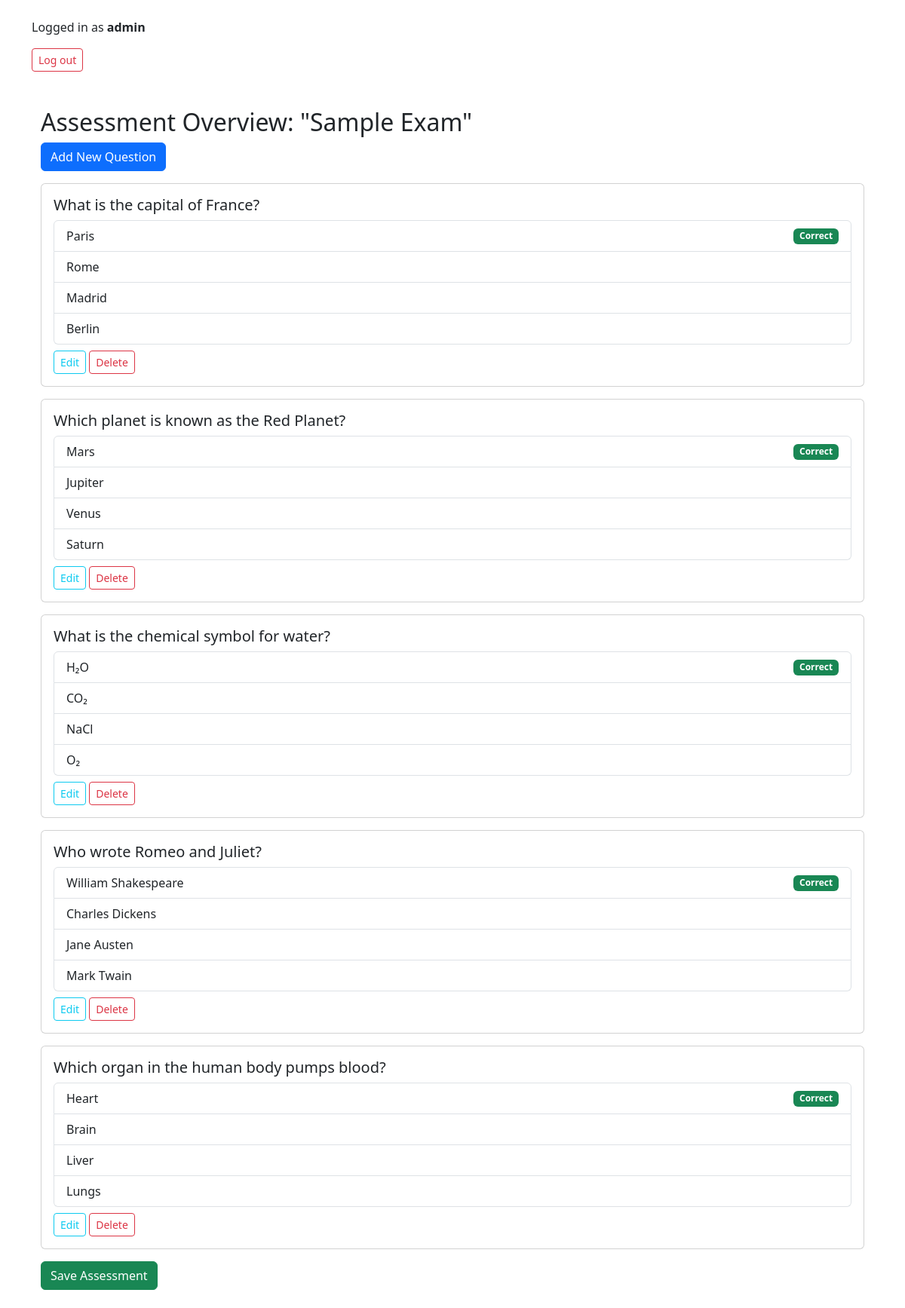
Page /assessments/1/overview/ (signed in) on the committed database.
### users/models.py (models this page shows, shortened)
class CustomUser(AbstractUser):
    is_manager = models.BooleanField(default=False)
    is_employee = models.BooleanField(default=True)

### assessments/models.py (models this page shows, shortened)
class Assessment(models.Model):
    title = models.CharField(max_length=255)
    description = models.TextField(blank=True)
    created_by = models.ForeignKey(settings.AUTH_USER_MODEL, on_delete=models.CASCADE, related_name='created_assessments')
    created_at = models.DateTimeField(auto_now_add=True)
    duration_minutes = models.PositiveIntegerField(default=15)
    passing_score = models.PositiveIntegerField(default=80, help_text="Minimum score (in %) required to pass this assessment.")
    allow_retake = models.BooleanField(default=False, help_text="Allow employees to retake this assessment.")
    max_retakes = models.PositiveIntegerField(
        null=True, blank=True,
        help_text="Maximum number of retakes allowed (leave blank for unlimited)."
    )
    time_limit = models.PositiveIntegerField(
        null=True, blank=True,
        help_text="Time limit in minutes (optional). Leave blank for no time limit.",
        validators=[MinValueValidator(1)]
    )

class Question(models.Model):
    assessment = models.ForeignKey(Assessment, related_name='questions', on_delete=models.CASCADE)
    text = models.CharField(max_length=500)

class Answer(models.Model):
    question = models.ForeignKey(Question, related_name='answers', on_delete=models.CASCADE)
    text = models.CharField(max_length=255)
    is_correct = models.BooleanField(default=False)

### assessments/views.py (the view)
# urls.py: path('<int:assessment_id>/overview/', views.assessment_overview, name='assessment_overview'),
@login_required
@manager_required
def assessment_overview(request, assessment_id):
    assessment = get_object_or_404(Assessment, id=assessment_id)
    questions = assessment.questions.prefetch_related('answers').all()
    if request.method == 'POST':
        return redirect('assessments:assessment_dashboard')
    return render(request, 'assessments/assessment_overview.html', {
        'assessment': assessment,
        'questions': questions,
    })

### assessments/views.py (called while the page is built)
def is_manager_or_admin(user):
    return user.is_superuser or user.groups.filter(name='Manager').exists()

def manager_required(view_func):
    @wraps(view_func)
    def wrapped_view(request, *args, **kwargs):
        if not is_manager_or_admin(request.user):
            return render(request, "access_denied.html", status=403)
        return view_func(request, *args, **kwargs)
    return login_required(wrapped_view)

### assessments/templates/assessments/assessment_overview.html (shortened to what this page needs)
{% extends "base.html" %}
{% block content %}
<div class="container mt-5">
    <h2>Assessment Overview: "{{ assessment.title }}"</h2>
    <a href="{% url 'assessments:add_question' assessment.id questions|length|add:1 %}" class="btn btn-primary mb-3">Add New Question</a>
    {% if questions %}
        {% for question in questions %}
            <div class="card mb-3">
                <div class="card-body">
                    <h5 class="card-title">{{ question.text }}</h5>
                    <ul class="list-group mb-2">
                        {% for answer in question.answers.all %}
                            <li class="list-group-item d-flex justify-content-between align-items-center">
                                {{ answer.text }}
                                {% if answer.is_correct %}
                                    <span class="badge bg-success">Correct</span>
                                {% endif %}
                            </li>
                        {% endfor %}
                    </ul>
                    <a href="{% url 'assessments:edit_question' question.id %}" class="btn btn-sm btn-outline-info">Edit</a>
                    <a href="{% url 'assessments:delete_question' question.id %}" class="btn btn-sm btn-outline-danger">Delete</a>
                </div>
            </div>
        {% endfor %}
        <form method="post">
            <button type="submit" class="btn btn-success">Save Assessment</button>
        </form>
    {% else %}
        <p>No questions added yet.</p>
    {% endif %}
</div>
{% endblock %}

### templates/base.html (shortened to what this page needs)
<!doctype html>
<html lang="en">
<head>
  <link href="https://cdn.jsdelivr.net/npm/bootstrap@5.3.3/dist/css/bootstrap.min.css" rel="stylesheet">
</head>
<body class="container py-4">
  {% if user.is_authenticated %}
    <div class="mb-3">
      <p>
        Logged in as <strong>{{ user.username }}</strong>
        <form action="{% url 'logout' %}" method="post" class="d-inline">
          <button type="submit" class="btn btn-outline-danger btn-sm">Log out</button>
        </form>
      </p>
    </div>
  {% endif %}
  {% block content %}{% endblock %}
</body>
</html>

### rows in the picture
CustomUser: username "admin"
Assessment: title "Sample Exam"
Question: text "What is the capital of France?"
Answer: text "Paris", is_correct "Correct"
Answer: text "Rome"
Answer: text "Madrid"
Answer: text "Berlin"
Question: text "Which planet is known as the Red Planet?"
Answer: text "Mars", is_correct "Correct"
Answer: text "Jupiter"
Answer: text "Venus"
Answer: text "Saturn"
Question: text "What is the chemical symbol for water?"
Answer: text "H₂O", is_correct "Correct"
Answer: text "CO₂"
Answer: text "NaCl"
Answer: text "O₂"
Question: text "Who wrote Romeo and Juliet?"
Answer: text "William Shakespeare", is_correct "Correct"
Answer: text "Charles Dickens"
Answer: text "Jane Austen"
Answer: text "Mark Twain"
Question: text "Which organ in the human body pumps blood?"
Answer: text "Heart", is_correct "Correct"
Answer: text "Brain"
Answer: text "Liver"
Answer: text "Lungs"
